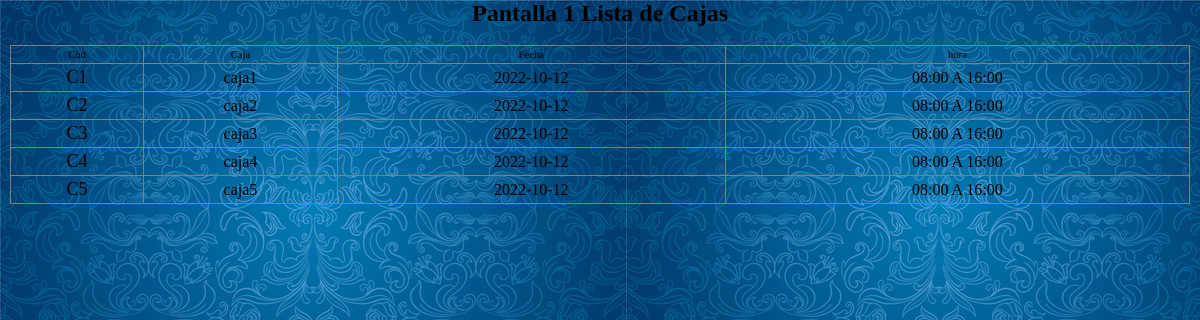
The app's page /cierreCaja/averigua.php with its own data.
### tables this page shows
CREATE TABLE `caja` (
  `cod` varchar(100) DEFAULT NULL,
  `descripcion` varchar(100) DEFAULT NULL,
  `fecha_inicio` date DEFAULT NULL,
  `fecha_fin` date DEFAULT NULL,
  `hora_inicio` varchar(6) DEFAULT NULL,
  `hora_fin` varchar(6) DEFAULT NULL,
  `ingreso` double(6,2) DEFAULT NULL,
  `egreso` double(6,2) DEFAULT NULL
);

### cierreCaja/averigua.php (the view)
	<link rel="stylesheet" type="text/css" href="css/estilofinal.css">
	<section id="main-content">
		<article>
			<div class="content">
				<h2><center>Pantalla 1 Lista de Cajas</center></h2>
				<br>
				<table border="1" cellspacing=1 cellpadding=2 style="font-size: 8pt">
				<tr>
				<td>Cod</td>
				<td>Caja</td>
				<td>Fecha</td>
				<td>hora</td>
    			</tr>
				<?php
				include "conexion.php";
				$sql="SELECT cod,descripcion,concat_ws(' ',fecha_inicio,' ') as Fechas, concat_ws(' ',hora_inicio,'   A   ', hora_fin) as Hora_Atencion FROM caja order by fecha_inicio";
				$result=mysqli_query($con, $sql);
    			while($row = mysqli_fetch_array($result))
    			{
    			 echo "<tr><td width=\"40%\"><font face=\"crono\" size=\"4\">".$row["cod"]."</font></td>";
    			 echo "<td width=\"30%\" align=\"center\"><font face=\"crono\" size=\"3\">".$row["descripcion"]."</font></td>";
				 echo "<td width=\"30%\" align=\"center\"><font face=\"crono\" size=\"3\">".$row["Fechas"]."</font></td>";
    			 echo "<td width=\"30%\" align=\"center\"><font face=\"crono\" size=\"3\">".$row["Hora_Atencion"]."</font></td>";
    			}
				?>
				</table>
			</div>
		</article>
	</section>
</body>
</html>

### cierreCaja/cssS/estilofinal.css (style rules this page uses)
table { text-orientation: center; border-collapse: collapse; margin: auto auto auto; }
table,tr,td { text-align: center; padding: 3px; width: calc(100% - 20px); }
* { padding: 0; margin: 0; font-family: century gothic; }

### records on screen
caja: cod "C1", descripcion "caja1", Fechas "2022-10-12", Hora_Atencion "08:00 A 16:00"
caja: cod "C2", descripcion "caja2", Fechas "2022-10-12", Hora_Atencion "08:00 A 16:00"
caja: cod "C3", descripcion "caja3", Fechas "2022-10-12", Hora_Atencion "08:00 A 16:00"
caja: cod "C4", descripcion "caja4", Fechas "2022-10-12", Hora_Atencion "08:00 A 16:00"
caja: cod "C5", descripcion "caja5", Fechas "2022-10-12", Hora_Atencion "08:00 A 16:00"
